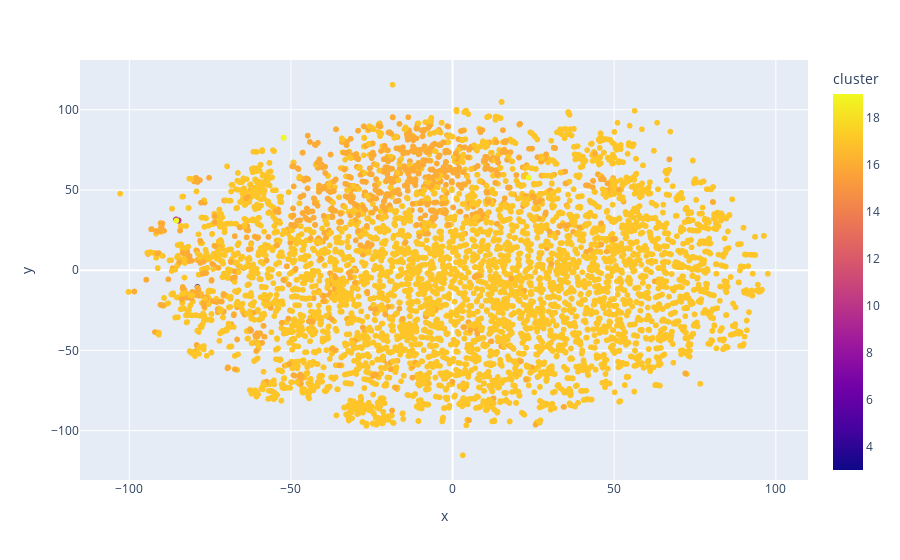

The code cell stored with this chart in its notebook:
### Code cell
data['x'] = projected_embeddings[:, 0]
data['y'] = projected_embeddings[:, 1]
fig = px.scatter(data, x="x", y="y", color="cluster")
fig.show()

### Figure 1 — Plotly figure (JSON) as saved in the notebook; plotly's stock layout.template omitted (floating-point values rounded to 4 significant figures; data arrays with more than 128 entries replaced by an {"elided": "..."} marker saying what was removed)
{"data": [{"hovertemplate": "x=%{x}<br>y=%{y}<br>cluster=%{marker.color}<extra></extra>", "legendgroup": "", "marker": {"color": {"elided": "10000 int values"}, "coloraxis": "coloraxis", "symbol": "circle"}, "mode": "markers", "name": "", "showlegend": false, "type": "scattergl", "x": {"elided": "10000 float values"}, "xaxis": "x", "y": {"elided": "10000 float values"}, "yaxis": "y"}], "layout": {"coloraxis": {"colorbar": {"title": {"text": "cluster"}}, "colorscale": [[0, "#0d0887"], [0.1111, "#46039f"], [0.2222, "#7201a8"], [0.3333, "#9c179e"], [0.4444, "#bd3786"], [0.5556, "#d8576b"], [0.6667, "#ed7953"], [0.7778, "#fb9f3a"], [0.8889, "#fdca26"], [1, "#f0f921"]]}, "legend": {"tracegroupgap": 0}, "margin": {"t": 60}, "xaxis": {"anchor": "y", "domain": [0, 1], "title": {"text": "x"}}, "yaxis": {"anchor": "x", "domain": [0, 1], "title": {"text": "y"}}}}
